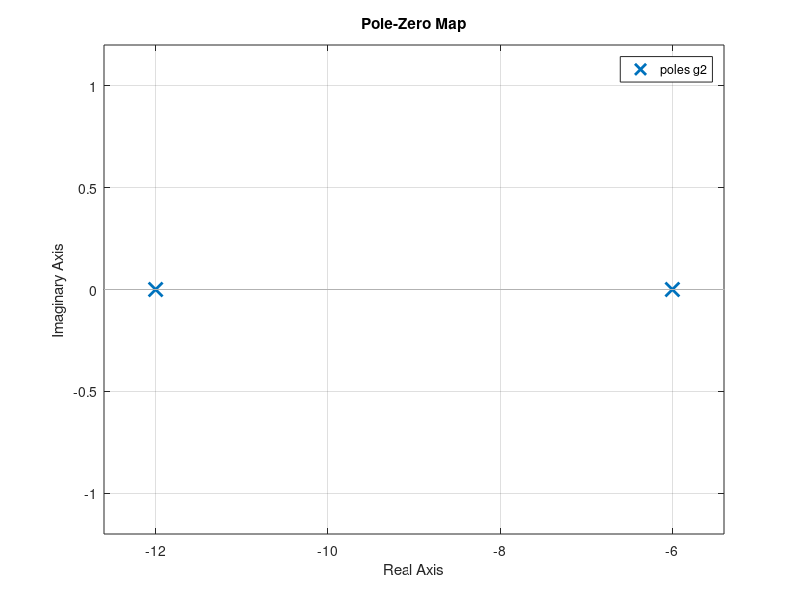
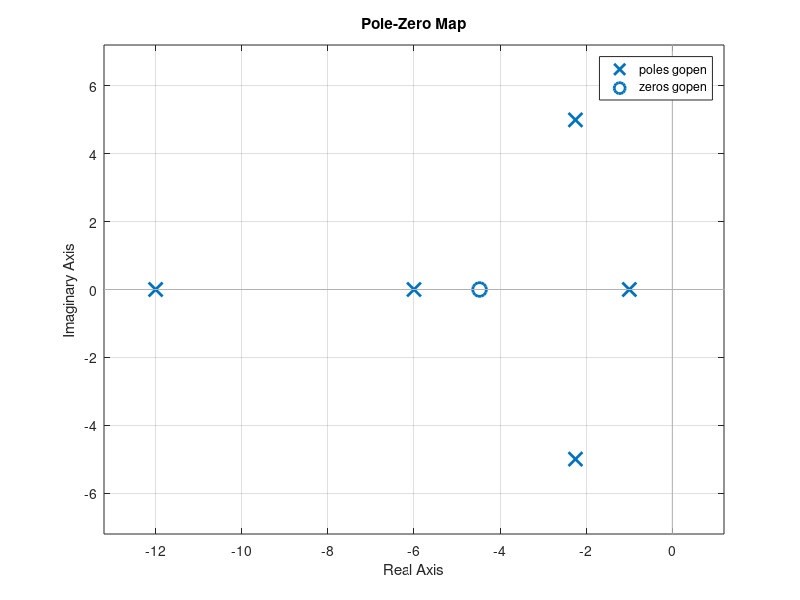
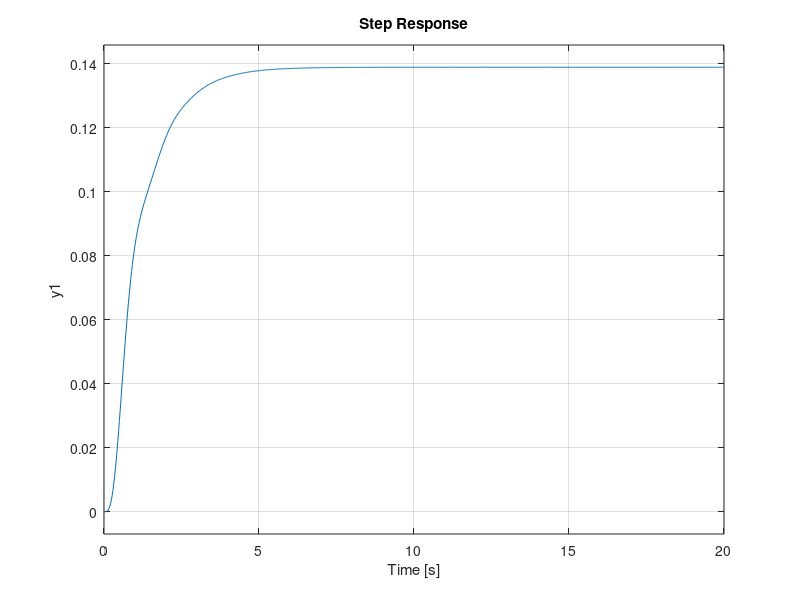
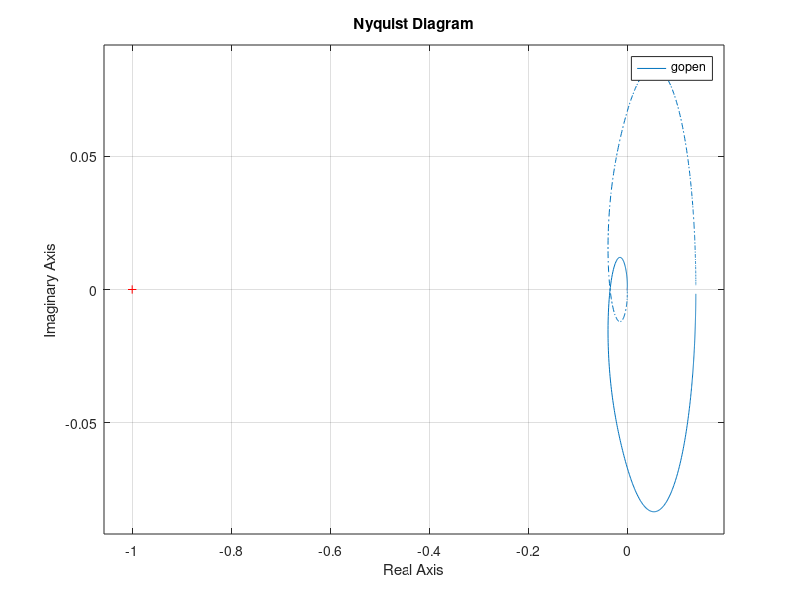

The MATLAB script that drew these images, in order: (Note: this script raises an error after producing the figures.)
%% Mechatronics lab report
clear 
close all
clc 
echo on
% Name: Ahmed Wafic
% Course: Electrical and Electronics Engineering stage 2
% EMail address: ahmed.wafic@city.ac.uk
% H-value with four digits: 5475
echo off

%% tf 
k = 1;
num = [.67 3.00];
den = [1 4.5 30];
h = tf(k*num, den);
g2 = tf(100, [1 18 72]);
s = tf('s');
g3 = 1/(s+1);

%% poles and zeros 1.1
pg2 = pole(g2);
zg2 = zero(g2);

%% plot 1.2
figure(1)
pzmap(g2);

%% OLTF 1.3
g12 = series(h,g2);
gopen = series(g12,g3);

%% poles and zeros 1.4
pgopen = pole(gopen);
zgopen = zero(gopen);

%% plot 1.5
figure(2)
pzmap(gopen);

%% step response for 20 sec 1.6
figure(3)
step(gopen, 20);

%% nyquist diagram 2.1
figure(4);
nyquist(gopen), grid on

%% bode diagram 2.2
figure(5)
bode(gopen), grid on, hold on, margin(gopen);

%% GM PM 2.3
[gm, pm] = margin(gopen);

%% 2.4
figure(6)
k = 29.17427014;%gm;
h = tf(k*num, den);
g12 = series(h,g2);
gopen = series(g12,g3);
nyquist(gopen), grid on

%% root locus 3.1
k = 1;
h = tf(k*num, den);
g12 = series(h,g2);
gopen = series(g12,g3);
figure, rlocus(gopen)
subplot(1,2,1)
rlocus(gopen), grid on;
subplot(1,2,2)
rlocus(gopen), grid on;

%% closed loop 4.1
gclose = feedback(g12,g3);

%% zeros and poles 4.2
pgclose = pole(gclose);
zgclose = zero(gclose);

%% plot 4.3
figure(8)
pzmap(gclose)

%% step response for 20 sec 4.4
figure(9)
step(gclose, 20);

%%  K* poles and zeros 5.1
k = gm;
h = tf(k*num, den);
g12 = series(h,g2);
gclose = feedback(g12,g3);
pgclose = pole(gclose);
zgclose = zero(gclose);

%%  plot 5.2
figure(10)
pzmap(gclose)

%% step response for 20 sec 5.3
figure(11)
step(gclose, 20);

%% 0.5K* poles and zeros 5.4
k = gm;
h = tf(k*num, den);
g12 = series(h,g2);
gclose = feedback(g12,g3);
pgclose = pole(gclose);
zgclose = zero(gclose);

%%  plot 5.5
figure(12)
pzmap(gclose)

%% step response for 20 sec 5.6
figure(13)
step(gclose, 20);

%% SSE 0.5K* 6.1
SSE = (1-dcgain(gclose));

%% 8.1
k = 1;
h = tf(k*num, den);
g12 = series(h,g2);
gopen = series(g12,g3);

k = gm;
h = tf(k*num, den);
g12 = series(h,g2);
gkopen = series(g12,g3);

ltiview({'nyquist'},gopen,'m-',gkopen,'k-')

%% 8.2
k = 1;
h = tf(k*num, den);
g12 = series(h,g2);
gclose = feedback(g12,g3);
gopen = series(g12,g3);

k = gm;
h = tf(k*num, den);
g12 = series(h,g2);
gkclose = feedback(g12,g3);

k = 0.5*gm;
h = tf(k*num, den);
g12 = series(h,g2);
gkhalfclose = feedback(g12,g3);

ltiview({'step'},gopen,'r-',gclose,'m-',gkclose,'k-',gkhalfclose,'b-',20)
